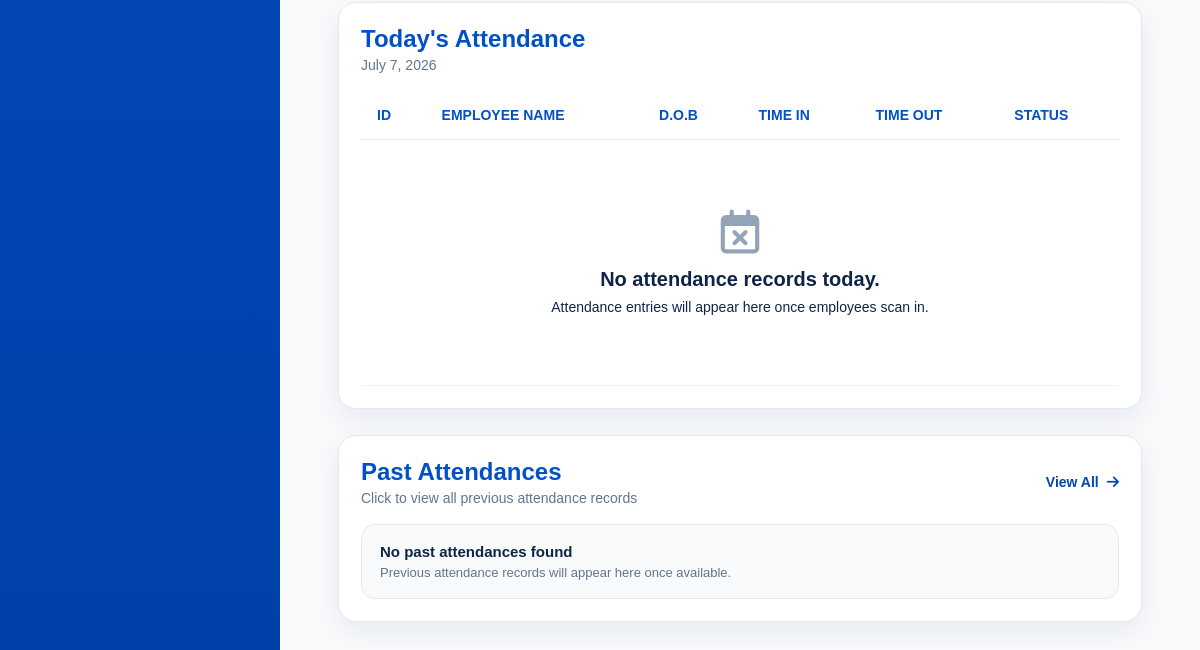
Before: /api/attendance/page/ (lower part) with the older database file.
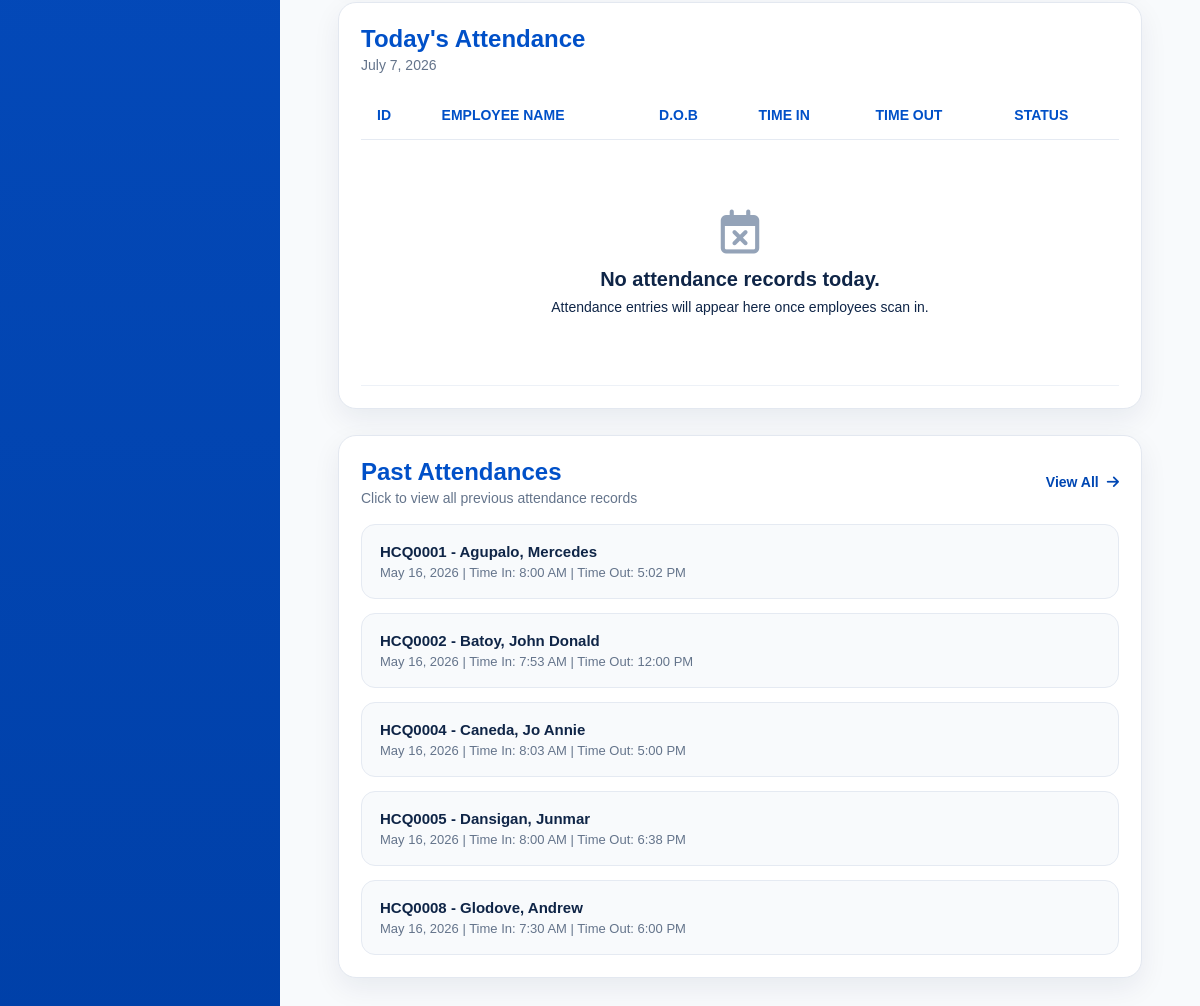
After: the same page with the newer database file.
### attendance/models.py (models this page shows, shortened)
class Attendance(models.Model):
    ATTENDANCE_STATUS_CHOICES = (
        ('present', 'Present'),
        ('absent', 'Absent'),
        ('half_day', 'Half Day'),
        ('leave', 'Leave'),
        ('rest_day', 'Rest Day'),
        ('holiday', 'Holiday'),
    )
    WORK_TYPE_CHOICES = (
        ('office', 'Office'),
        ('deliver', 'Deliver'),
        ('booking', 'Booking'),
    )
    employee = models.ForeignKey(
        Employee,
        on_delete=models.CASCADE,
        related_name='attendances'
    )
    date = models.DateField(
        default=timezone.localdate
    )
    status = models.CharField(
        max_length=20,
        choices=ATTENDANCE_STATUS_CHOICES,
        default='present'
    )
    time_in = models.DateTimeField(
        null=True,
        blank=True
    )
    time_out = models.DateTimeField(
        null=True,
        blank=True
    )
    worked_hours = models.DecimalField(
        max_digits=5,
        decimal_places=2,
        null=True,
        blank=True
    )
    payable_hours = models.DecimalField(
        max_digits=5,
        decimal_places=2,
        null=True,
        blank=True
    )
    late_minutes = models.PositiveIntegerField(
        default=0
    )
    undertime_minutes = models.PositiveIntegerField(
        default=0
    )
    overtime_applicable = models.BooleanField(
        default=False
    )
    overtime_minutes = models.PositiveIntegerField(
        default=0
    )
    transportation_fee_applicable = models.BooleanField(
        default=True
    )
    work_type = models.CharField(
        max_length=20,
        choices=WORK_TYPE_CHOICES,
        default='office'
    )
    delivery_allowance_applicable = models.BooleanField(
        default=False
    )
    work_location = models.CharField(
        max_length=100,
        blank=True,
        null=True,
        help_text='Example: Digos, Kidapawan, Tagum'
    )
    remarks = models.TextField(
        blank=True,
        null=True
    )
    class Meta:
        unique_together = ('employee', 'date')
        ordering = [
            '-date',
            '-time_in'
        ]

### employees/models.py (models this page shows, shortened)
class Employee(models.Model):
    SALARY_TYPE_CHOICES = (
        ('daily', 'Daily'),
        ('hourly', 'Hourly'),
    )
    EMPLOYMENT_STATUS_CHOICES = (
        ('ACTIVE', 'Active'),
        ('RESIGNED', 'Resigned'),
        ('MIA', 'MIA'),
        ('TERMINATED', 'Terminated'),
    )
    employee_id = models.CharField(
        max_length=10,
        unique=True,
        editable=False
    )
    first_name = models.CharField(max_length=100)
    middle_initial = models.CharField(
        max_length=50,
        blank=True,
        null=True
    )
    last_name = models.CharField(max_length=100)
    date_of_birth = models.DateField(
        blank=True,
        null=True
    )
    citizenship = models.CharField(
        max_length=100,
        blank=True,
        null=True
    )
    address = models.CharField(
        max_length=255,
        blank=True,
        null=True
    )
    contact_number = models.CharField(
        max_length=50,
        blank=True,
        null=True
    )
    spouse_name = models.CharField(
        max_length=100,
        blank=True,
        null=True
    )
    spouse_contact_number = models.CharField(
        max_length=50,
        blank=True,
        null=True
    )
    elementary = models.CharField(
        max_length=255,
        blank=True,
        null=True
    )
    elementary_year = models.CharField(
        max_length=50,
        blank=True,
        null=True
    )
    high_school = models.CharField(
        max_length=255,
        blank=True,
        null=True
    )
    high_school_year = models.CharField(
        max_length=50,
        blank=True,
        null=True
    )
    college = models.CharField(
        max_length=255,
        blank=True,
        null=True
    )
    college_year = models.CharField(
        max_length=50,
        blank=True,
        null=True
    )
    company_1 = models.CharField(
        max_length=255,
        blank=True,
        null=True
    )
    company_address_1 = models.CharField(
        max_length=255,
        blank=True,
        null=True
    )
    occupation_1 = models.CharField(
        max_length=100,
        blank=True,
        null=True
    )
    years_1 = models.CharField(
        max_length=50,
        blank=True,
        null=True
    )
    company_2 = models.CharField(
        max_length=255,
        blank=True,
        null=True
    )
    company_address_2 = models.CharField(
        max_length=255,
        blank=True,
        null=True
    )
    occupation_2 = models.CharField(
        max_length=100,
        blank=True,
        null=True
    )
    years_2 = models.CharField(
        max_length=50,
        blank=True,
        null=True
    )
    company_3 = models.CharField(
        max_length=255,
        blank=True,
        null=True
    )
    company_address_3 = models.CharField(
        max_length=255,
        blank=True,
        null=True
    )
    occupation_3 = models.CharField(
        max_length=100,
        blank=True,
        null=True
    )
    years_3 = models.CharField(
        max_length=50,
        blank=True,
        null=True
    )
    reference_name_1 = models.CharField(
        max_length=100,
        blank=True,
        null=True
    )
    reference_occupation_1 = models.CharField(
        max_length=100,
        blank=True,
        null=True
    )
    reference_contact_1 = models.CharField(
        max_length=50,
        blank=True,
        null=True
    )
    reference_name_2 = models.CharField(
        max_length=100,
        blank=True,
        null=True
    )
    reference_occupation_2 = models.CharField(
        max_length=100,
        blank=True,
        null=True
    )
    reference_contact_2 = models.CharField(
        max_length=50,
        blank=True,
        null=True
    )
    reference_name_3 = models.CharField(
        max_length=100,
        blank=True,
        null=True
    )
    reference_occupation_3 = models.CharField(
        max_length=100,
        blank=True,
        null=True
    )
    reference_contact_3 = models.CharField(
        max_length=50,
        blank=True,
        null=True
    )
    sss_number = models.CharField(
        max_length=100,
        blank=True,
        null=True
    )
    sss_file = models.FileField(
        upload_to='government_documents/sss/',
        blank=True,
        null=True
    )
    philhealth_number = models.CharField(
        max_length=100,
        blank=True,
        null=True
    )
    philhealth_file = models.FileField(
        upload_to='government_documents/philhealth/',
        blank=True,
        null=True
    )
    nbi_clearance_number = models.CharField(
        max_length=100,
        blank=True,
        null=True
    )
    nbi_clearance_file = models.FileField(
        upload_to='government_documents/nbi/',
        blank=True,
        null=True
    )
    barangay_clearance_number = models.CharField(
        max_length=100,
        blank=True,
        null=True
    )
    barangay_clearance_file = models.FileField(
        upload_to='government_documents/barangay/',
        blank=True,
        null=True
    )
    tin_number = models.CharField(
        max_length=100,
        blank=True,
        null=True
    )
    tin_file = models.FileField(
        upload_to='government_documents/tin/',
        blank=True,
        null=True
    )
    drivers_license_number = models.CharField(
        max_length=100,
        blank=True,
        null=True
    )
    drivers_license_file = models.FileField(
        upload_to='government_documents/drivers_license/',
        blank=True,
        null=True
    )
    position = models.CharField(max_length=100)
    employment_status = models.CharField(
        max_length=20,
        choices=EMPLOYMENT_STATUS_CHOICES,
        default='ACTIVE'
    )
    employment_remarks = models.TextField(
        blank=True,
        null=True
    )
    salary_type = models.CharField(
        max_length=10,
        choices=SALARY_TYPE_CHOICES,
        default='daily'
    )
    rate = models.DecimalField(
        max_digits=10,
        decimal_places=2
    )
    benefits = models.DecimalField(
        max_digits=10,
        decimal_places=2,
        default=0
    )
    date_started = models.DateField(
        blank=True,
        null=True
    )
    photo = models.ImageField(
        upload_to='employee_photos/',
        blank=True,
        null=True
    )
    qr_code = models.ImageField(
        upload_to='employee_qrcodes/',
        blank=True,
        null=True
    )
    resume = models.FileField(
        upload_to='employee_resumes/',
        blank=True,
        null=True
    )

### attendance/views.py (the view, shortened to what this page needs)
def attendance_page(request):
    q = request.GET.get("q", "").strip()
    today = timezone.localdate()
    attendance_records = Attendance.objects.select_related(
        "employee"
    ).filter(
        date=today
    ).order_by(
        "employee__employee_id"
    )
    past_attendances = Attendance.objects.select_related(
        "employee"
    ).filter(
        date__lt=today
    ).order_by(
        "-date",
        "employee__employee_id"
    )[:20]
    context = {
        "attendance_records": attendance_records,
        "past_attendances": past_attendances,
        "current_date": today,
        "q": q,
    }
    return render(
        request,
        "dashboard/attendance_page.html",
        context
    )

### dashboard/templates/dashboard/attendance_page.html (shortened to what the changed rows need)
{% load static %}
<!DOCTYPE html>
<html lang="en">
<head>
    <link rel="stylesheet" href="{% static 'dashboard/dashboard.css' %}">
    <link rel="stylesheet" href="https://cdnjs.cloudflare.com/ajax/libs/font-awesome/6.5.1/css/all.min.css">
</head>
<body>
<div class="modern-page">
    <main class="modern-content">
        <section class="attendance-table-card">
            <div class="attendance-card-header">
                <div>
                    <h2>Today's Attendance</h2>
                </div>
            </div>
            <table class="modern-attendance-table">
                <thead>
                    <tr>
                        <th>ID</th>
                        <th>Employee Name</th>
                        <th>D.O.B</th>
                        <th>Time In</th>
                        <th>Time Out</th>
                        <th>Status</th>
                    </tr>
                </thead>
            </table>
        </section>
    <section class="past-attendance-modern-card clickable-past-card"
            onclick="window.location.href='/past-attendances/'">
        <div class="attendance-card-header">
            <div>
                <h2>Past Attendances</h2>
            </div>
        </div>
        <div class="past-attendance-list">
            {% for record in past_attendances %}
                <div class="past-attendance-row">
                    <div>
                        <strong>
                            {{ record.employee.employee_id }} -
                            {{ record.employee.last_name }},
                            {{ record.employee.first_name }}
                        </strong>
                        <span>
                            {{ record.date|date:"F d, Y" }}
                            {% if record.time_in %}
                                | Time In: {{ record.time_in|date:"g:i A" }}
                            {% endif %}
                            {% if record.time_out %}
                                | Time Out: {{ record.time_out|date:"g:i A" }}
                            {% endif %}
                        </span>
                    </div>
                </div>
            {% empty %}
                <div class="past-attendance-row">
                    <div>
                        <strong>No past attendances found</strong>
                        <span>Previous attendance records will appear here once available.</span>
                    </div>
                </div>
            {% endfor %}
        </div>
    </section>
    </main>
</div>
</body>
</html>

Changed rows visible on the page:
added Attendance: employee.employee_id "HCQ0001", employee.last_name "Agupalo", employee.first_name "Mercedes", date "May 16, 2026", time_in "8:00 AM", time_out "5:02 PM"
added Attendance: employee.employee_id "HCQ0002", employee.last_name "Batoy", employee.first_name "John Donald", date "May 16, 2026", time_in "7:53 AM", time_out "12:00 PM"
added Attendance: employee.employee_id "HCQ0004", employee.last_name "Caneda", employee.first_name "Jo Annie", date "May 16, 2026", time_in "8:03 AM", time_out "5:00 PM"
added Attendance: employee.employee_id "HCQ0005", employee.last_name "Dansigan", employee.first_name "Junmar", date "May 16, 2026", time_in "8:00 AM", time_out "6:38 PM"
added Attendance: employee.employee_id "HCQ0008", employee.last_name "Glodove", employee.first_name "Andrew", date "May 16, 2026", time_in "7:30 AM", time_out "6:00 PM"
Other visible differences:
text no longer shown: "No past attendances found Previous attendance records will appear here once available."
